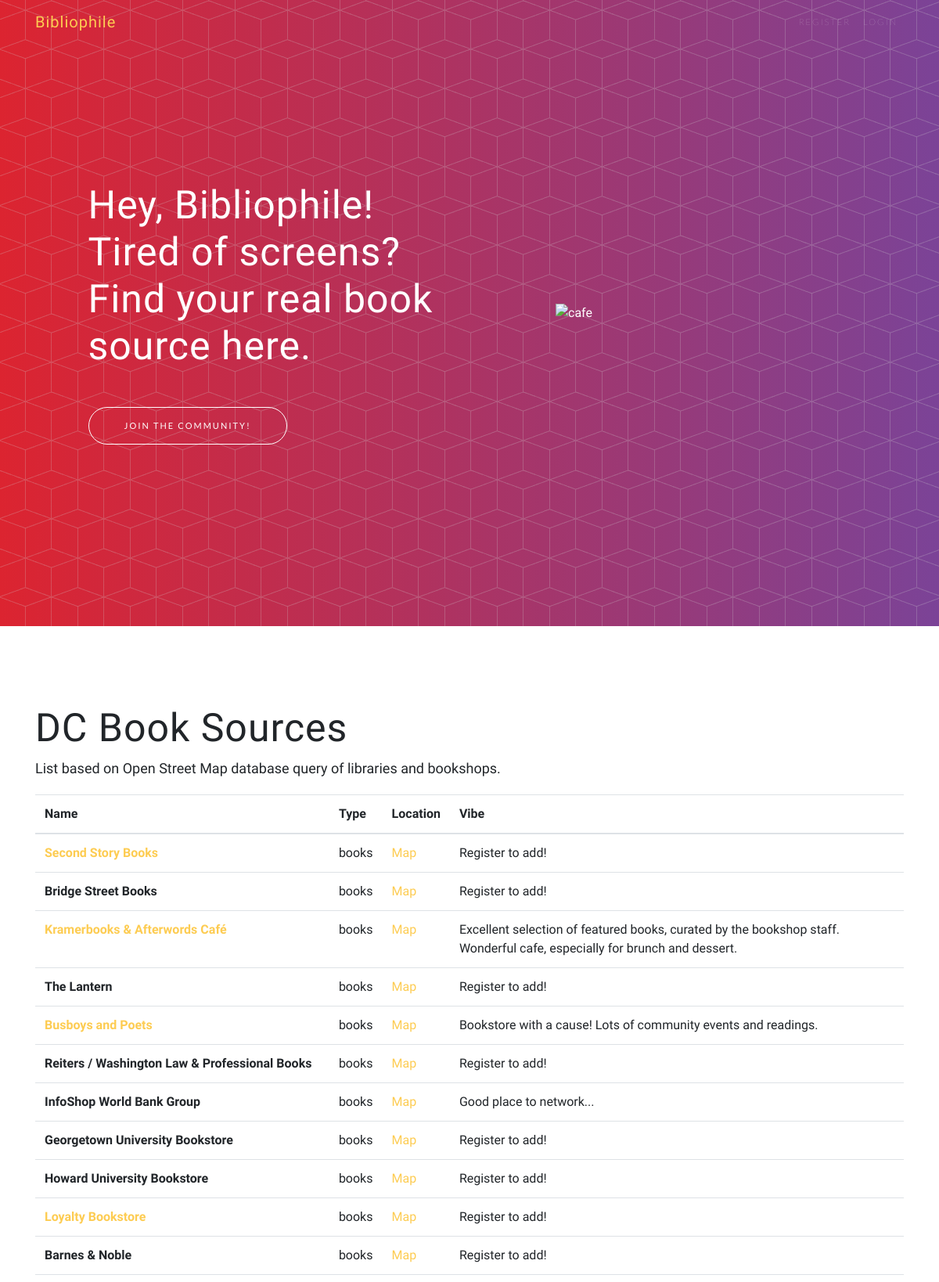
The page / (upper part) on the database its author committed.
### main.py (models this page shows)
class PlacePost(db.Model):
    __tablename__ = "place_posts"
    id = db.Column(db.Integer, primary_key=True)
    name = db.Column(db.String(), nullable=False)
    type = db.Column(db.String(), nullable=False)
    website = db.Column(db.String(), nullable=False)
    lat = db.Column(db.Float(), nullable=False)
    lon = db.Column(db.Float(), nullable=False)
    vibe = db.Column(db.Text(), nullable=False)

### main.py (the view)
@app.route('/')
def home():
    place_data = PlacePost.query.all()
    return render_template("index.html", places=place_data, year = year, logged_in=current_user.is_authenticated)

### templates/index.html (shortened to what this page needs)
<!DOCTYPE html>
<html lang="en">
{% include "header.html" %}
{% include "nav.html" %}
<body id="page-top">
  <header class="masthead">
    <div class="container h-100">
      <div class="row h-100">
        <div class="col-lg-7 my-auto">
          <div class="header-content mx-auto">
            <h1 class="mb-5">Hey, Bibliophile! <br> Tired of screens? <br> Find your real book source here.</h1>
            <a href="{{url_for('register')}}" class="btn btn-outline btn-xl js-scroll-trigger">Join the Community!</a>
          </div>
        </div>
        <div class="col-lg-5 my-auto">
          <div class="bounding-box">
            <img src="https://images.unsplash.com/photo-1554896541-dff010081afe?ixid=MXwxMjA3fDB8MHxwaG90by1wYWdlfHx8fGVufDB8fHw%3D&ixlib=rb-1.2.1&auto=format&fit=crop&w=1349&q=80" alt="cafe">
          </div>
        </div>
      </div>
    </div>
  </header>
  <section class="features">
  <div class="container">
  <div class="row">
      <div class="col-lg-12 mx-auto">
      <h2>DC Book Sources</h2>
      <p>List based on Open Street Map database query of libraries and bookshops.</p>
      <table class="table w-auto table-hover table-responsive">
          <thead>
            <tr>
              <th scope="col">Name</th>
              <th scope="col">Type</th>
              <th scope="col">Location</th>
              <th scope="col">Vibe</th>
            </tr>
          </thead>
          <tbody>
          {% for place in places: %}
            <tr>
                {% if place['website'] == "n/a": %}
                <th scope="row">{{place["name"]}}</th>
                {% elif place['website'] != "n/a": %}
                <th scope="row"><a href="{{place['website']}}">{{place["name"]}}</th>
                {% endif %}
              <td>{{place["type"]}}</td>
              <td><a href="https://www.google.com/maps/@{{place['lat']}},{{place['lon']}},20z" target="_blank">Map</a></td>
              <td>{{place["vibe"]}}</td>
            </tr>
          {% endfor %}
          </tbody>
  	  </table>
      </div>
  </div>
  </div>
  </section>
</body>
</html>

### templates/header.html (shortened to what this page needs)
<head>
  <link href="./static/vendor/bootstrap/css/bootstrap.min.css" rel="stylesheet">
  <link href="./static/vendor/fontawesome-free/css/all.min.css" rel="stylesheet">
  <link rel="stylesheet" href="./static/vendor/simple-line-icons/css/simple-line-icons.css">
  <link href="./static/css/new-age.min.css" rel="stylesheet">
</head>

### templates/nav.html (shortened to what this page needs)
  <nav class="navbar navbar-expand-lg navbar-light fixed-top" id="mainNav">
    <div class="container">
      <a class="navbar-brand js-scroll-trigger" href="{{url_for('home')}}">Bibliophile</a>
      <div class="collapse navbar-collapse" id="navbarResponsive">
        <ul class="navbar-nav ml-auto">
            {% if not logged_in: %}
          <li class="nav-item">
            <a class="nav-link js-scroll-trigger" href="{{url_for('register')}}">Register</a>
          </li>
          <li class="nav-item">
            <a class="nav-link js-scroll-trigger" href="{{url_for('login')}}">Login</a>
          </li>
            {% endif %}
        </ul>
      </div>
    </div>
  </nav>

### rows shown on the page
PlacePost: name "Second Story Books", type "books", vibe "Register to add!"
PlacePost: name "Bridge Street Books", type "books", vibe "Register to add!"
PlacePost: name "Kramerbooks & Afterwords Café", type "books", vibe "Excellent selection of featured books, curated by the bookshop staff. Wonderful cafe, especially for brunch and dessert."
PlacePost: name "The Lantern", type "books", vibe "Register to add!"
PlacePost: name "Busboys and Poets", type "books", vibe "Bookstore with a cause! Lots of community events and readings."
PlacePost: name "Reiters / Washington Law & Professional Books", type "books", vibe "Register to add!"
PlacePost: name "InfoShop World Bank Group", type "books", vibe "Good place to network..."
PlacePost: name "Georgetown University Bookstore", type "books", vibe "Register to add!"
PlacePost: name "Howard University Bookstore", type "books", vibe "Register to add!"
PlacePost: name "Loyalty Bookstore", type "books", vibe "Register to add!"
PlacePost: name "Barnes & Noble", type "books", vibe "Register to add!"
